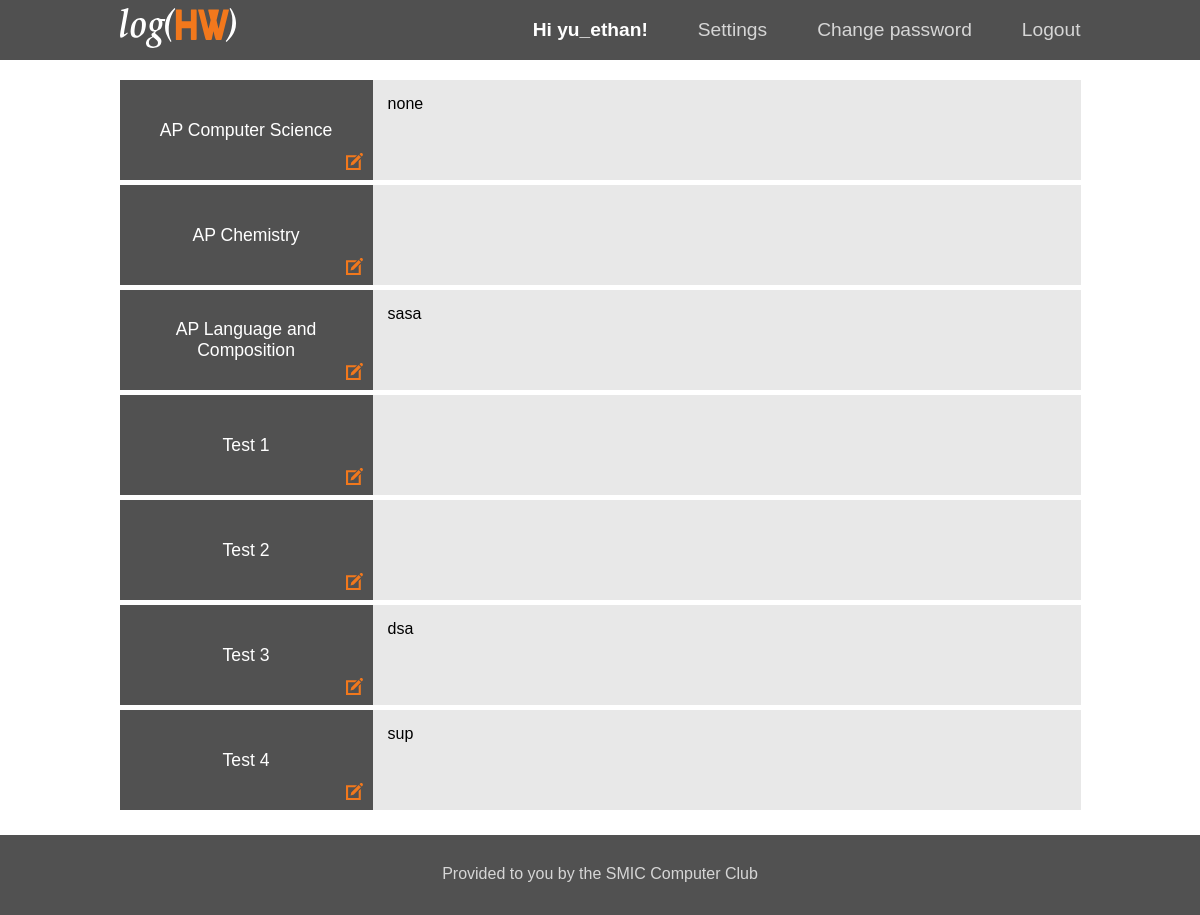
Screenshot of / (signed in) with the database file from the repository.
### log/models.py (models this page shows, shortened)
class Course(models.Model):
    def get_latest_hw(self):
        latest_hw = self.homework_set.latest('pub_date')
        return latest_hw
    course_name = models.CharField(max_length=50)
    period = models.IntegerField(default=1) #unused
    code = models.CharField(max_length=9, default="")
    students = models.ManyToManyField(User, related_name='courses_joined', blank=True) #creates relationship between the user and course

class Homework(models.Model):
    course = models.ForeignKey(Course, on_delete=models.CASCADE,null=True, blank=True)
    hw_text = models.CharField(max_length=200)
    pub_date = models.DateTimeField('date published')
    def __str__(self):
        return self.hw_text

### log/views.py (the view)
# urls.py: 2. Add a URL to urlpatterns:  url(r'^$', views.home, name='home')
def home(request): #index page
    return render(request,'index.html')

### log/templates/index.html (shortened to what this page needs)
{% extends 'base.html' %}
{% block content %}
  <div class="index-main">
    {% if user.is_authenticated %}
      {% if user.courses_joined.count > 0 %}
          {% for course in user.courses_joined.all %}
            {% if course.course_name == "None" %}
            {% else %}
                    <a href="{% url 'log:detail' course.id %}">{% load static %}<img src="{% static 'log/images/edit-icon.svg' %}" class='edit-icon'/></a>
            {% endif %}
          {% endfor %}
        <div class="log-container">
          {% for course in user.courses_joined.all %}
            {% if course.course_name == "None" %}
            {% else %}
              <div class="log-container-row">
                <div class="course-name-box"> {{course.course_name}}
                  <a href="{% url 'log:detail' course.id %}">
                    {% load static %}<img src="{% static 'log/images/edit-icon.svg' %}" class="edit-icon"/></a>
                </div>
                <div class="hw-box"> {{course.get_latest_hw}}</div>
              </div>
            {% endif %}
          {% endfor %}
        </div>
      {% else %}
        <a href = "{% url 'configure' %}">Please select your classes first!</a>
      {% endif %}
    {% endif %}
  </div>
{% endblock content %}

### log/templates/base.html (shortened to what this page needs)
<!DOCTYPE html>
<html lang="en">
<head>
  {% load static %}
  <link rel="stylesheet" href="{% static 'log/style.css' %}" />
</head>
<body>
  <div class='wrapper'>
    <header>
      <div class='menu-container'>
        <a href="{% url 'home' %}">{% load static %}<img src= "{% static 'log/images/logo.svg' %}" class='header-logo'/></a>
        <ul class='menu'>
          {% if user.is_authenticated %}
            <li class='hi-message'><strong> Hi {{ user.username }}! </strong></li>
            <li><a href ="{% url 'configure' %}" class='menu-text'> Settings </a></li>
            <li><a href ="{% url 'change_password' %}" class='menu-text'> Change password </a></li>
            <li><a href="{% url 'logout' %}" class='menu-text'>Logout</a></li>
          {% else %}
            <li><a href="{% url 'signup' %}" class='menu-text'> Sign up </a></li>
            <li><a href="{% url 'login' %}" class='menu-text'>Login</a></li>
          {% endif %}
        </ul>
      </div>
    </header>
    <main style="margin-top: 20px;">
      {% block content %}
      {% endblock %}
    </main>
    <div class="push"></div>
  </div>
  <footer>
    <div class="footer-container">
      <p> Provided to you by the SMIC Computer Club </p>
    </div>
  </footer>
</body>
</html>

### log/static/log/style.css (style rules this page uses)
* { margin: 0; padding: 0; box-sizing: border-box; }
body { font-family: "Helvetica", "Arial", sans-serif; }
html,body { height: 100%; }
header { display: flex; justify-content: center; align-items: center; width: 100%; height: 60px; padding: 10px; background: rgb(50, 50, 50); background: rgba(50, 50, 50, 0.85); }
footer { width: 100%; height: 80px; padding: 10px; background: rgb(81,81,81); margin-top: 20px; }
.push { height: 80px; }
.wrapper { min-height: 100%; margin: 0 auto -80px; }
.footer-container { display: flex; padding: 20px; justify-content: center; color: #d6d6d6; }
.log-container { width: 100%; }
.log-container-row { display:flex; flex-direction: row; width:100%; height: 100px; margin-bottom: 5px; }
.course-name-box { width: 35%; padding: 15px; display: flex; position: relative; justify-content: center; text-align: center; align-items: center; font-size: 0.95em; color: white; background-color: #515151; }
.hw-box { width: inherit; display: flex; padding: 15px; background-color: #e8e8e8; }
.menu-container { display: flex; width: 100%; justify-content: space-between; align-items: center; }
.menu { display: flex; justify-content: space-between; align-items: center; }
.header-logo { height: 40px; }
.menu>li { display: inline; margin-right: 50px; }
.menu>li:last-of-type { margin-right: 0; }
.menu> li > a:link, .menu> li > a:visited { color: #d6d6d6; text-decoration: none; }
.hi-message { color: #FFFFFF }
.hi-message,.menu-text { font-size: 1em; }
.index-main { display: flex; flex-wrap: wrap; justify-content: center; align-items: flex-start; }
.edit-icon { position: absolute; bottom: 10px; right: 10px; height: 17%; }
@media only screen and (min-width: 961px) { .menu-container { width: 961px; } }
@media only screen and (min-width: 961px) { .log-container { width: 961px; } }
@media only screen and (min-width: 961px) { .hi-message { font-size: 1.2em; } }
@media only screen and (min-width: 961px) { .menu-text { font-size: 1.2em; } }
@media only screen and (min-width: 961px) { .course-name-box { font-size: 1.1em; } }

### rows the page displays
Course: course_name "AP Computer Science", get_latest_hw "none"
Course: course_name "AP Chemistry"
Course: course_name "AP Language and Composition", get_latest_hw "sasa"
Course: course_name "Test 1"
Course: course_name "Test 2"
Course: course_name "Test 3", get_latest_hw "dsa"
Course: course_name "Test 4", get_latest_hw "sup"

### other values shown
{{ user.username }} "yu_ethan"
